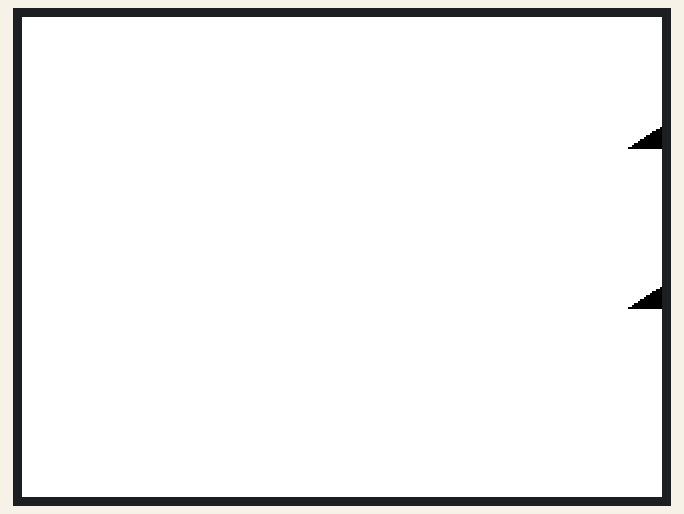
This sketch was run on a simulated ESP32. On the bench: 320×240 colour display.

Above: at 3.21 s.
At 7.61 s:
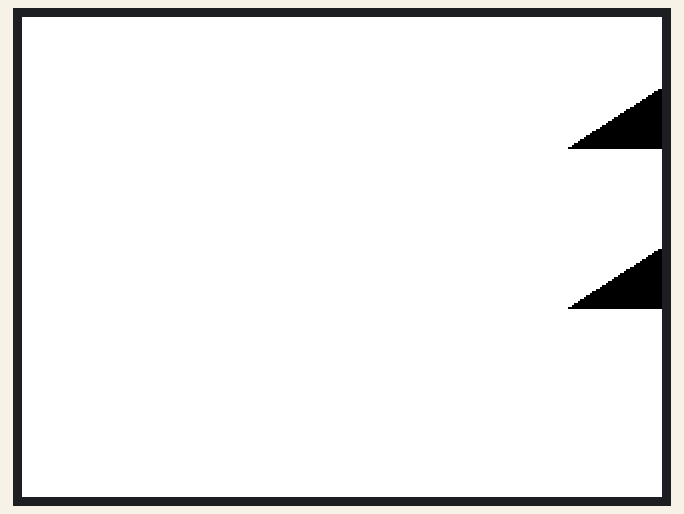
At 12.01 s:
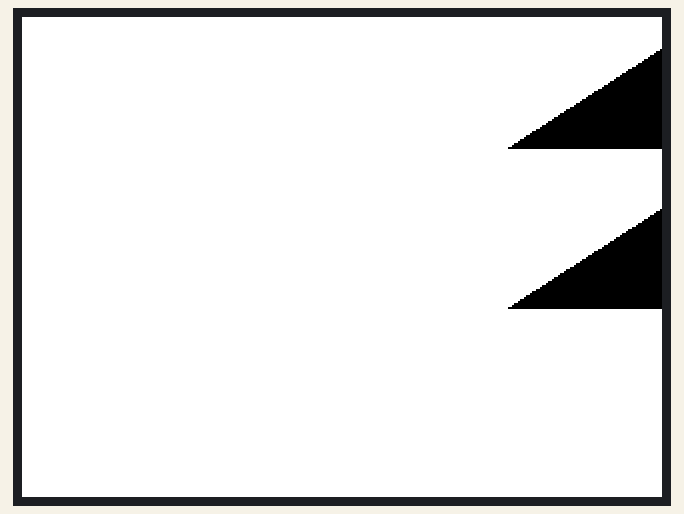
At 21.26 s:
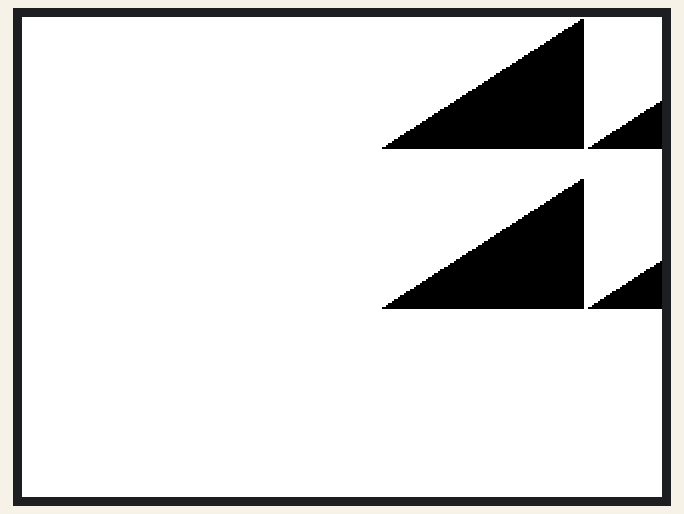
At 30.5 s:
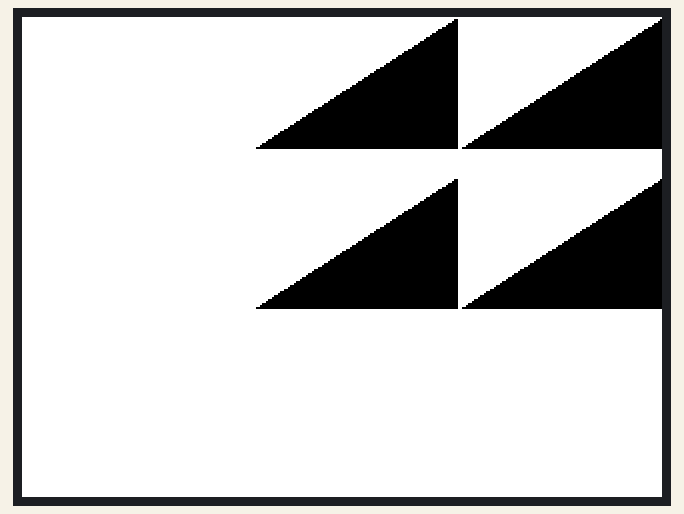
At 39.74 s:
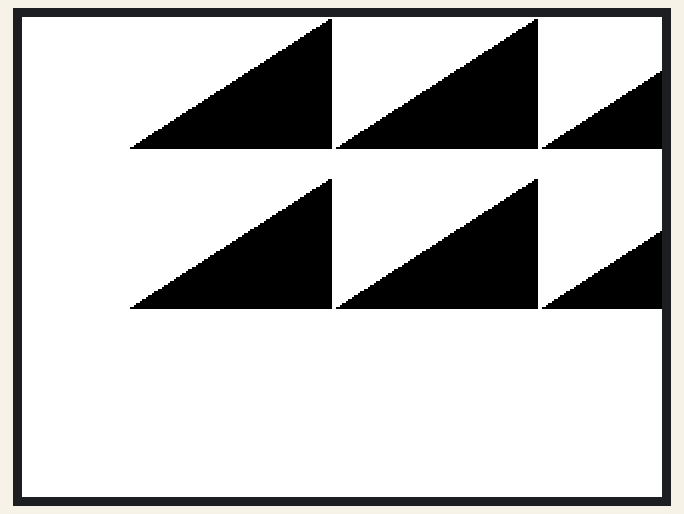

The sketch:

vykreslenie_2_grafov_bez_flicker.ino
```cpp
#include <TFT_eSPI.h>

TFT_eSPI tft = TFT_eSPI();

const int graphWidth = 320;
const int graphHeight = 66;
const int barWidth = 1;

int barHeights1[graphWidth];
int barHeights2[graphWidth];

uint16_t buffer1[graphWidth * graphHeight];
uint16_t buffer2[graphWidth * graphHeight];

void setup() {
  Serial.begin(115200);
  tft.init();
  tft.setRotation(1);
  tft.fillScreen(TFT_WHITE);

  for (int i = 0; i < graphWidth; i++) {
    barHeights1[i] = 0;
    barHeights2[i] = 0;
  }

  for (int i = 0; i < graphWidth * graphHeight; i++) {
    buffer1[i] = TFT_WHITE;
    buffer2[i] = TFT_WHITE;
  }
}

void loop() {
  for (int value = 0; value <= 1023; value += 10) {
    updateAndDrawGraph(value, 0, barHeights1, buffer1);
    updateAndDrawGraph(value, 80, barHeights2, buffer2);
    delay(20);
  }
}

void updateAndDrawGraph(int value, int yOffset, int barHeights[], uint16_t buffer[]) {
  for (int i = 0; i < graphWidth - 1; i++) {
    barHeights[i] = barHeights[i + 1];
  }

  int newBarHeight = map(value, 0, 1023, 0, graphHeight);
  barHeights[graphWidth - 1] = newBarHeight;

  for (int i = 0; i < graphWidth * graphHeight; i++) {
    buffer[i] = TFT_WHITE;
  }

  for (int x = 0; x < graphWidth; x++) {
    int barHeight = barHeights[x];
    if (barHeight > 0) {
      for (int y = graphHeight - barHeight; y < graphHeight; y++) {
        buffer[y * graphWidth + x] = TFT_BLACK;
      }
    }
  }

  tft.pushImage(0, yOffset, graphWidth, graphHeight, buffer);
}
```

Measured:
- what the display in image 1 shows lasts 0.4 s, from 7.4 s to 7.8 s
